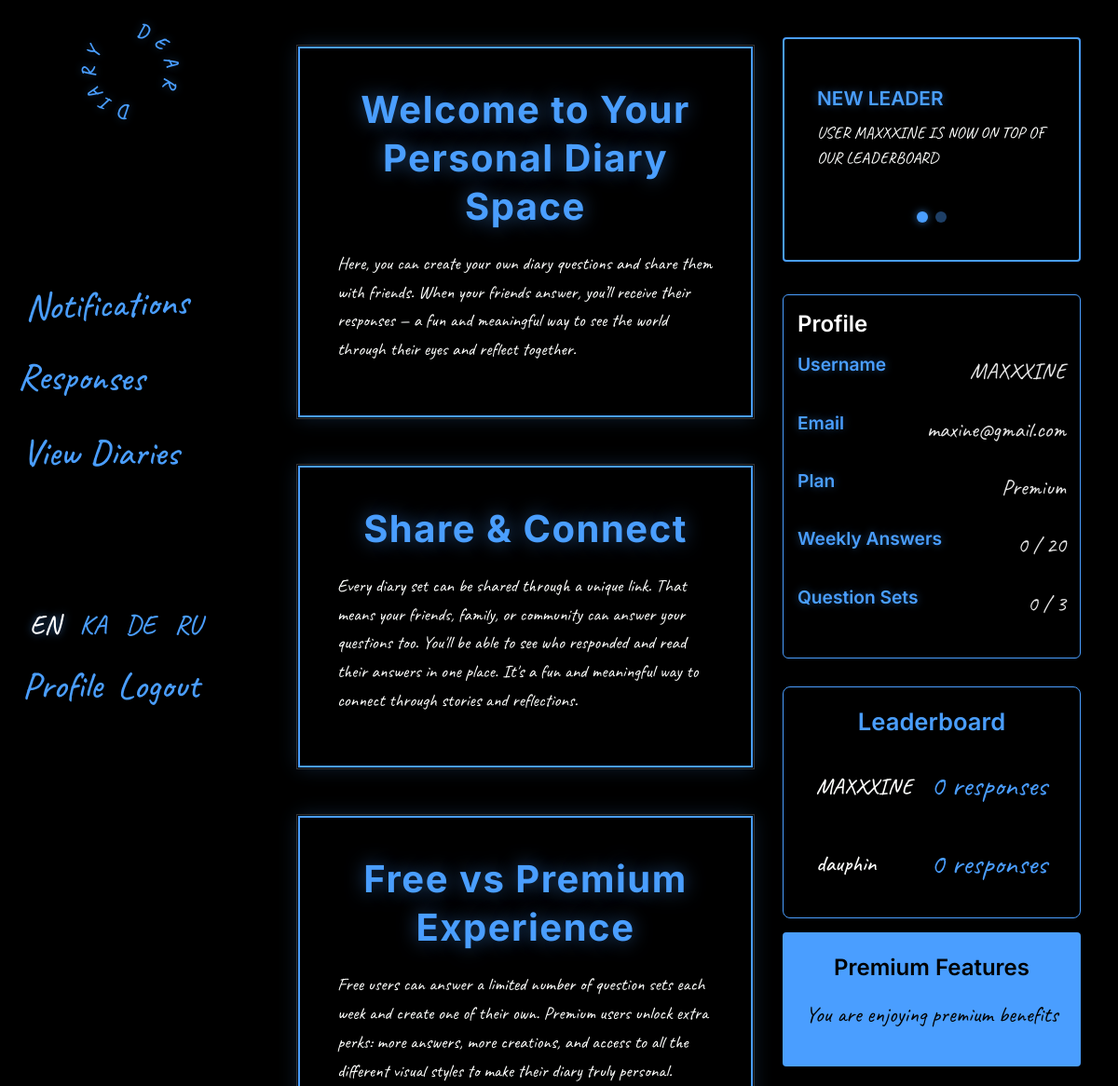
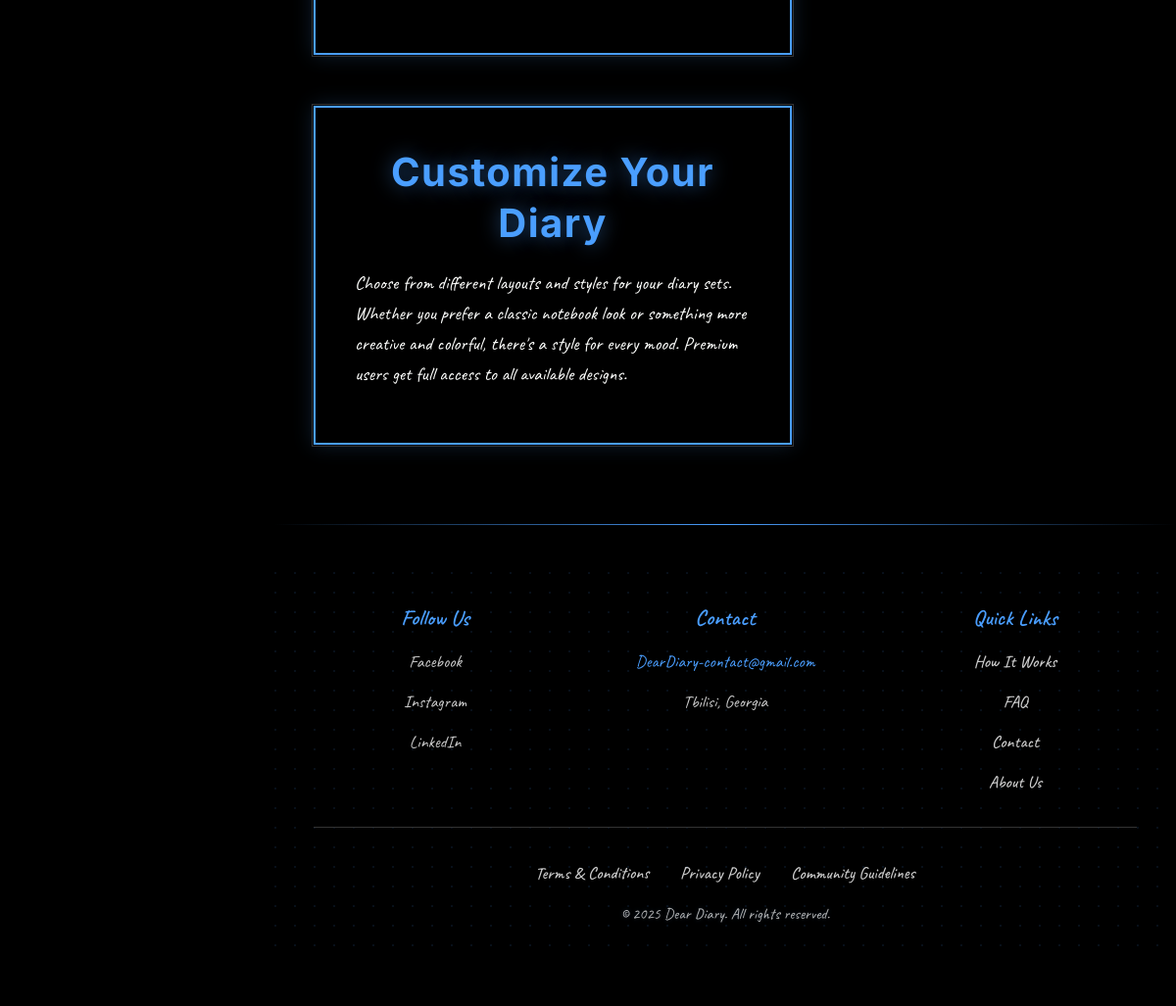
Page / (signed in) on the committed database (2 pictures, top to bottom).
### diary/models.py (models this page shows, shortened)
class NewsItem(models.Model):
    title = models.CharField(
        max_length=200,
        verbose_name=_("Title"),
        help_text=_("Short headline for the news item.")
    )
    description = models.TextField(
        verbose_name=_("Description"),
        help_text=_("A brief description or details about the news.")
    )
    display_order = models.PositiveIntegerField(
        default=0,
        verbose_name=_("Display Order"),
        help_text=_("Lower numbers appear first. For example, 1 = first position.")
    )
    created_at = models.DateTimeField(
        default=timezone.now,
        verbose_name=_("Created At")
    )
    is_active = models.BooleanField(
        default=True,
        verbose_name=_("Active"),
        help_text=_("Uncheck to hide this news item from the homepage.")
    )
    class Meta:
        verbose_name = _("News Item")
        verbose_name_plural = _("News Items")
        ordering = ['display_order', '-created_at']  # manual order first, newest after

### users/models.py (models this page shows, shortened)
class CustomUser(AbstractUser):
    name = models.CharField(
        max_length=50,
        verbose_name=_("First Name"),
        help_text=_("Enter your first name."),
    )
    surname = models.CharField(
        max_length=50,
        verbose_name=_("Last Name"),
        help_text=_("Enter your last name."),
    )
    city = models.CharField(
        max_length=100,
        verbose_name=_("City"),
        help_text=_("Where do you live?"),
        blank=True,
        null=True,
    )
    phone_number = models.CharField(
        max_length=20,
        verbose_name=_("Phone Number"),
        help_text=_("Optional phone number for contact."),
        blank=True,
        null=True,
    )
    gender = models.CharField(
        max_length=1,
        choices=GenderChoices.choices,
        default=GenderChoices.UNDISCLOSED,
        verbose_name=_("Gender"),
        help_text=_("Select your gender."),
    )
    class Meta:
        verbose_name = _("User")  # Singular name in admin
        verbose_name_plural = _("Users")  # Plural name in admin
        ordering = ['username']  # Default ordering by username

class UserProfile(models.Model):
    user = models.OneToOneField(CustomUser, on_delete=models.CASCADE)
    plan = models.CharField(
        max_length=10,
        choices=PlanChoices.choices,
        default=PlanChoices.FREE
    )
    weekly_answer_count = models.PositiveIntegerField(default=0)
    weekly_reset_date = models.DateField(default=timezone.now)  # track last reset
    next_reset = models.DateTimeField(default=lambda: now() + timedelta(days=7))  # ✅ 7 days later

### pages/views.py (the view)
# urls.py: path('', home_view, name='home'),
def home_view(request):
    news_items = NewsItem.objects.filter(is_active=True).order_by('display_order', '-created_at')
    popular_users = (
        CustomUser.objects.annotate(
            response_count=Count('question_sets__answer_sessions', distinct=True)
        )
        .order_by('-response_count')[:5]
    )
    if request.user.is_authenticated:
        current_qset_count = QuestionSet.objects.filter(owner=request.user).count()
    else:
        current_qset_count = 0
    return render(request, 'home.html',{
        "news_items": news_items,
        "popular_users": popular_users,
        "current_qset_count": current_qset_count
    })

### users/context_processors.py (called while the page is built)
def user_profile(request):
    if request.user.is_authenticated:
        try:
            profile = request.user.userprofile  # Adjust if your related_name is different
        except UserProfile.DoesNotExist:
            profile = None
    else:
        profile = None
    return {
        'profile': profile
    }

### templates/home.html (shortened to what this page needs)
{% extends 'base.html' %}
{% load i18n %}
{% block content %}
<div class="home-container" style="display: flex; gap: 2rem;">
    <div class="main-column" style="flex: 1; display: flex; flex-direction: column; gap: 2rem;">
        <div class="center-welcome-section">
            <div class="welcome-combined-div">
                <h3>{% trans "Welcome to Your Personal Diary Space" %}</h3>
                <p>{% trans "Here, you can create your own diary questions and share them with friends. When your friends answer, you’ll receive their responses — a fun and meaningful way to see the world through their eyes and reflect together." %}</p>
            </div>
        </div>
        <div class="center-welcome-section">
            <div class="welcome-combined-div">
                <h3>{% trans "Share & Connect" %}</h3>
                <p>{% trans "Every diary set can be shared through a unique link. That means your friends, family, or community can answer your questions too. You'll be able to see who responded and read their answers in one place. It's a fun and meaningful way to connect through stories and reflections." %}</p>
            </div>
        </div>
        <div class="center-welcome-section">
            <div class="welcome-combined-div">
                <h3>{% trans "Free vs Premium Experience" %}</h3>
                <p>{% trans "Free users can answer a limited number of question sets each week and create one of their own. Premium users unlock extra perks: more answers, more creations, and access to all the different visual styles to make their diary truly personal." %}</p>
            </div>
        </div>
        <div class="center-welcome-section">
            <div class="welcome-combined-div">
                <h3>{% trans "Customize Your Diary" %}</h3>
                <p>{% trans "Choose from different layouts and styles for your diary sets. Whether you prefer a classic notebook look or something more creative and colorful, there's a style for every mood. Premium users get full access to all available designs." %}</p>
            </div>
        </div>
    </div>
    <div class="right-column" style="flex: 0 0 320px; display: flex; flex-direction: column; gap: 15px;">
        {% include "includes/carousel.html" %}
        <div class="profile-section">
            <h3>{% trans "Profile" %}</h3>
            {% if user.is_authenticated %}
                <div class="profile-item">
                    <h4>{% trans "Username" %}</h4>
                    <p>{{ user.username }}</p>
                </div>
                <div class="profile-item">
                    <h4>{% trans "Email" %}</h4>
                    <p>{{ user.email }}</p>
                </div>
                <div class="profile-item">
                    <h4>{% trans "Plan" %}</h4>
                    <p class="plan-badge {% if profile.plan == 'free' %}free{% else %}premium{% endif %}">
                        {{ profile.get_plan_display }}
                    </p>
                </div>
                <div class="profile-item">
                    <h4>{% trans "Weekly Answers" %}</h4>
                    <p>{{ profile.weekly_answer_count }} / {% if profile.plan == 'free' %}5{% elif profile.plan == 'premium' %}20{% endif %}</p>
                </div>
                <div class="profile-item">
                    <h4>{% trans "Question Sets" %}</h4>
                    <p>{{ current_qset_count }} / {% if profile.plan == 'free' %}1{% elif profile.plan == 'premium' %}3{% endif %}</p>
                </div>
            {% else %}
                <p>{% trans "Please log in to see your profile info." %}</p>
            {% endif %}
        </div>
        {% include "includes/leaderboard.html" %}
        <div class="premium-section">
            {% if request.user.is_authenticated %}
                {% if request.user.userprofile.plan == "premium" %}
                    <h3 class="section-title">{% trans "Premium Features" %}</h3>
                    <p class="section-text">{% trans "You are enjoying premium benefits" %}</p>
                {% else %}
                    <h3 class="section-title">{% trans "Get Premium" %}</h3>
                    <p class="section-text">{% trans "Unlock unlimited question sets, custom themes, and advanced features." %}</p>
                    <a href="{% url 'users:upgrade_to_premium' %}" class="btn premium-btn">{% trans "Upgrade Now" %}</a>
                {% endif %}
            {% else %}
                <h3 class="section-title">{% trans "Join Premium" %}</h3>
                <p class="section-text">{% trans "Create an account and upgrade to unlock all features!" %}</p>
                <a href="{% url 'users:register' %}" class="btn premium-btn">{% trans "Sign Up" %}</a>
            {% endif %}
        </div>
    </div>
</div>
{% endblock %}

### templates/includes/carousel.html (shortened to what this page needs)
<div class="news-section">
    <div class="news-carousel">
        <div class="news-items-container" id="newsContainer">
            {% for item in news_items %}
                <div class="news-item">
                    <h4>{{ item.title }}</h4>
                    <p>{{ item.description }}</p>
                </div>
            {% endfor %}
        </div>
        <div class="carousel-indicators" id="indicators"></div>
    </div>
</div>

### templates/includes/leaderboard.html (shortened to what this page needs)
{% load i18n %}
<div class="leaderboard-section">
    <h3>{% trans "Leaderboard" %}</h3>
    <div class="leaderboard-container">
        {% for user in popular_users %}
            <div class="leaderboard-item">
                <span class="username">{{ user.username }}</span>
                <span class="responses">
                    {{ user.response_count }} {% trans "response" %}{% if user.response_count != 1 %}s{% endif %}
                </span>
            </div>
        {% empty %}
            <div class="empty-state">
                <p>{% trans "No users yet - be the first to join!" %}</p>
            </div>
        {% endfor %}
    </div>
</div>

### templates/base.html (style rules this page uses)
* { margin: 0; padding: 0; box-sizing: border-box; }
html, body { height: 100%; font-family: 'Inter', sans-serif; background: #000000; line-height: 1.6; color: #ffffff; overflow-x: hidden; }
body { display: flex; min-height: 100vh; margin: 0; }
h1, h2, h3, h4, h5, h6 { font-family: 'Inter', sans-serif; color: #ffffff; font-weight: 600; margin-bottom: 1rem; line-height: 1.3; }
h3 { font-size: 1.5rem; }
h4 { font-size: 1.25rem; }
p { margin-bottom: 1rem; color: rgba(255, 255, 255, 0.9); font-size: 1.5rem; }

### templates/home.html (style rules this page uses)
.home-container { display: flex; gap: 20px; max-width: none; margin: 0; padding: 20px; background: #000000; color: #fefffd; min-height: calc(100vh - 120px); overflow: visible; }
.center-welcome-section { flex: 1; display: flex; justify-content: center; align-items: center; padding: 10px 0; opacity: 0; transform: translateY(30px); animation: fadeInUp 0.8s ease forwards; }
.center-welcome-section:nth-child(2) { animation-delay: 0.2s; }
.center-welcome-section:nth-child(3) { animation-delay: 0.4s; }
.center-welcome-section:nth-child(4) { animation-delay: 0.6s; }
.welcome-combined-div { background: #000000; border: 2px solid #4a9eff; padding: 40px; max-width: 100%; width: 100%; font-family: 'Caveat', cursive; position: relative; box-shadow: 0 0 20px rgba(74, 158, 255, 0.2); transition: all 0.3s ease; transform: scale(1); }
.welcome-combined-div::before { content: ''; position: absolute; top: -4px; left: -4px; right: -4px; bottom: -4px; border: 1px solid #333; z-index: -1; }
.welcome-combined-div h3 { font-size: 2.5rem; font-weight: 700; margin-bottom: 20px; color: #4a9eff; text-shadow: 0 0 20px rgba(74, 158, 255, 0.5); letter-spacing: 1.5px; text-align: center; animation: float 3s ease-in-out infinite; }
.welcome-combined-div p { line-height: 1.6; margin-bottom: 15px; font-weight: 400; color: #fefffd; font-size: 1.2rem; }
.news-section, .leaderboard-section, .create-set-section, .premium-section { background: #000000; border: 2px solid #4a9eff; border-radius: 4px; padding: 20px; font-family: 'Caveat', cursive; position: relative; margin-bottom: 0; }
.premium-section { background: #4a9eff; color: #000000; text-align: center; opacity: 0; transform: translateX(30px); animation: slideInRight 0.8s ease forwards; animation-delay: 2.8s; }
.premium-section h3 { color: #000000; }
.premium-section p { color: #000000; margin-bottom: 15px; }
.profile-section { background: #000000; border: 1px solid #4a9eff; border-radius: 6px; padding: 15px; margin-bottom: 15px; font-family: 'Caveat', cursive; color: #fefffd; box-sizing: border-box; opacity: 0; transform: translateX(30px); animation: slideInRight 0.8s ease forwards; animation-delay: 1.4s; }
.profile-section h4 { font-size: 1.2rem; font-weight: 600; color: #4a9eff; margin-bottom: 10px; text-shadow: 0 0 10px rgba(74, 158, 255, 0.4); }
.profile-item { display: flex; justify-content: space-between; font-size: 1rem; margin-bottom: 8px; color: #fefffd; }

### templates/includes/carousel.html (style rules this page uses)
.news-section { background: #000000; border: 2px solid #4a9eff; padding: 20px; font-family: 'Caveat', cursive; position: relative; margin-bottom: 20px; min-height: 130px; opacity: 0; transform: translateX(30px); animation: slideInRight 0.8s ease forwards; animation-delay: 0.7s; }
.news-carousel { position: relative; overflow: hidden; width: 100%; height: auto; }
.news-items-container { display: flex; flex-wrap: nowrap; transition: transform 1s ease-in-out; width: 100%; }
.news-item { flex: 0 0 100%; padding: 15px; color: #fefffd; border-radius: 4px; box-sizing: border-box; transition: all 0.5s ease; min-height: 150px; display: flex; flex-direction: column; justify-content: center; }
.news-item h4 { font-weight: 600; margin-bottom: 10px; font-size: 1.3rem; color: #4a9eff; text-shadow: 0 0 10px rgba(74, 158, 255, 0.4); }
.news-item p { font-size: 1.1rem; margin: 0; line-height: 1.5; color: #fefffd; }
.carousel-indicators { display: flex; justify-content: center; margin-top: 15px; gap: 8px; margin-bottom: 20px; }

### rows in the picture
NewsItem: title "NEW LEADER", description "USER MAXXXINE IS NOW ON TOP OF OUR LEADERBOARD"
CustomUser: username "MAXXXINE", email "maxine@gmail.com", response_count "0"
UserProfile: plan "Premium", weekly_answer_count "0"
CustomUser: username "dauphin", response_count "0"

### other values in the picture
{{ current_qset_count }} "0"
